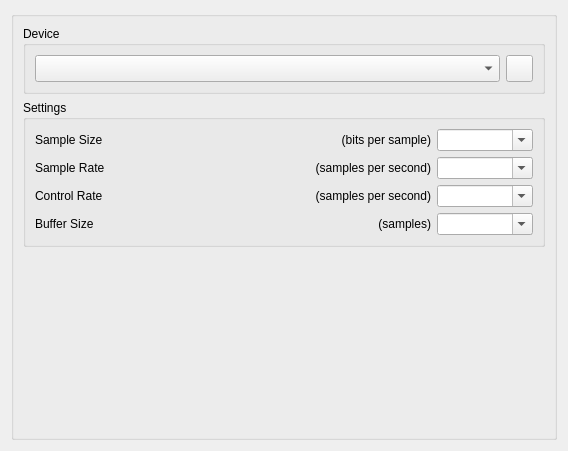
<?xml version="1.0" encoding="UTF-8"?>
<ui version="4.0">
 <class>AudioEngineDialog</class>
 <widget class="QWidget" name="AudioEngineDialog">
  <property name="geometry">
   <rect>
    <x>0</x>
    <y>0</y>
    <width>568</width>
    <height>451</height>
   </rect>
  </property>
  <layout class="QVBoxLayout">
   <item>
    <widget class="QGroupBox" name="groupBox">
     <property name="title">
      <string/>
     </property>
     <layout class="QVBoxLayout">
      <item>
       <widget class="QGroupBox" name="deviceGroupBox">
        <property name="title">
         <string>Device</string>
        </property>
        <layout class="QHBoxLayout">
         <item>
          <layout class="QHBoxLayout" name="deviceLayout" stretch="0,0">
           <property name="spacing">
            <number>6</number>
           </property>
           <item>
            <widget class="QComboBox" name="deviceComboBox">
             <property name="sizePolicy">
              <sizepolicy hsizetype="Preferred" vsizetype="Preferred">
               <horstretch>0</horstretch>
               <verstretch>0</verstretch>
              </sizepolicy>
             </property>
             <property name="frame">
              <bool>true</bool>
             </property>
            </widget>
           </item>
           <item>
            <widget class="QPushButton" name="deviceRefreshPushButton">
             <property name="sizePolicy">
              <sizepolicy hsizetype="Preferred" vsizetype="Preferred">
               <horstretch>0</horstretch>
               <verstretch>0</verstretch>
              </sizepolicy>
             </property>
             <property name="minimumSize">
              <size>
               <width>27</width>
               <height>27</height>
              </size>
             </property>
             <property name="maximumSize">
              <size>
               <width>27</width>
               <height>27</height>
              </size>
             </property>
             <property name="text">
              <string/>
             </property>
             <property name="icon">
              <iconset resource="../../qt_coreplugin/core.qrc">
               <normaloff>:/core/images/reset.png</normaloff>:/core/images/reset.png</iconset>
             </property>
             <property name="iconSize">
              <size>
               <width>16</width>
               <height>16</height>
              </size>
             </property>
            </widget>
           </item>
          </layout>
         </item>
        </layout>
       </widget>
      </item>
      <item>
       <widget class="QGroupBox" name="settingsGroupBox">
        <property name="title">
         <string>Settings</string>
        </property>
        <layout class="QVBoxLayout">
         <item>
          <layout class="QHBoxLayout" name="sampleSizeLayout" stretch="0,0,0,0">
           <property name="spacing">
            <number>6</number>
           </property>
           <item>
            <widget class="QLabel" name="sampleSizeLabel">
             <property name="sizePolicy">
              <sizepolicy hsizetype="Minimum" vsizetype="Fixed">
               <horstretch>0</horstretch>
               <verstretch>0</verstretch>
              </sizepolicy>
             </property>
             <property name="minimumSize">
              <size>
               <width>0</width>
               <height>0</height>
              </size>
             </property>
             <property name="text">
              <string>Sample Size</string>
             </property>
            </widget>
           </item>
           <item>
            <spacer name="sampleSizeSpacer">
             <property name="orientation">
              <enum>Qt::Horizontal</enum>
             </property>
             <property name="sizeHint" stdset="0">
              <size>
               <width>40</width>
               <height>20</height>
              </size>
             </property>
            </spacer>
           </item>
           <item>
            <widget class="QLabel" name="sampleSizeLabel_2">
             <property name="sizePolicy">
              <sizepolicy hsizetype="Minimum" vsizetype="Fixed">
               <horstretch>0</horstretch>
               <verstretch>0</verstretch>
              </sizepolicy>
             </property>
             <property name="text">
              <string>(bits per sample)</string>
             </property>
             <property name="alignment">
              <set>Qt::AlignRight|Qt::AlignTrailing|Qt::AlignVCenter</set>
             </property>
            </widget>
           </item>
           <item>
            <widget class="QComboBox" name="sampleSizeComboBox">
             <property name="sizePolicy">
              <sizepolicy hsizetype="Fixed" vsizetype="Fixed">
               <horstretch>0</horstretch>
               <verstretch>0</verstretch>
              </sizepolicy>
             </property>
             <property name="minimumSize">
              <size>
               <width>96</width>
               <height>0</height>
              </size>
             </property>
             <property name="editable">
              <bool>true</bool>
             </property>
             <property name="insertPolicy">
              <enum>QComboBox::NoInsert</enum>
             </property>
            </widget>
           </item>
          </layout>
         </item>
         <item>
          <layout class="QHBoxLayout" name="sampleRateLayout" stretch="0,0,0,0">
           <property name="spacing">
            <number>6</number>
           </property>
           <item>
            <widget class="QLabel" name="sampleRateLabel">
             <property name="sizePolicy">
              <sizepolicy hsizetype="Minimum" vsizetype="Fixed">
               <horstretch>0</horstretch>
               <verstretch>0</verstretch>
              </sizepolicy>
             </property>
             <property name="minimumSize">
              <size>
               <width>0</width>
               <height>0</height>
              </size>
             </property>
             <property name="text">
              <string>Sample Rate</string>
             </property>
            </widget>
           </item>
           <item>
            <spacer name="sampleRateSpacer">
             <property name="orientation">
              <enum>Qt::Horizontal</enum>
             </property>
             <property name="sizeHint" stdset="0">
              <size>
               <width>40</width>
               <height>20</height>
              </size>
             </property>
            </spacer>
           </item>
           <item>
            <widget class="QLabel" name="sampleRateLabel_2">
             <property name="sizePolicy">
              <sizepolicy hsizetype="Minimum" vsizetype="Fixed">
               <horstretch>0</horstretch>
               <verstretch>0</verstretch>
              </sizepolicy>
             </property>
             <property name="text">
              <string>(samples per second)</string>
             </property>
             <property name="alignment">
              <set>Qt::AlignRight|Qt::AlignTrailing|Qt::AlignVCenter</set>
             </property>
            </widget>
           </item>
           <item>
            <widget class="QComboBox" name="sampleRateComboBox">
             <property name="sizePolicy">
              <sizepolicy hsizetype="Fixed" vsizetype="Fixed">
               <horstretch>0</horstretch>
               <verstretch>0</verstretch>
              </sizepolicy>
             </property>
             <property name="minimumSize">
              <size>
               <width>96</width>
               <height>0</height>
              </size>
             </property>
             <property name="editable">
              <bool>true</bool>
             </property>
             <property name="insertPolicy">
              <enum>QComboBox::NoInsert</enum>
             </property>
            </widget>
           </item>
          </layout>
         </item>
         <item>
          <layout class="QHBoxLayout" name="controlRateLayout" stretch="0,0,0,0">
           <property name="spacing">
            <number>6</number>
           </property>
           <item>
            <widget class="QLabel" name="controlRateLabel">
             <property name="sizePolicy">
              <sizepolicy hsizetype="Minimum" vsizetype="Fixed">
               <horstretch>0</horstretch>
               <verstretch>0</verstretch>
              </sizepolicy>
             </property>
             <property name="minimumSize">
              <size>
               <width>0</width>
               <height>0</height>
              </size>
             </property>
             <property name="text">
              <string>Control Rate</string>
             </property>
            </widget>
           </item>
           <item>
            <spacer name="controlRateSpacer">
             <property name="orientation">
              <enum>Qt::Horizontal</enum>
             </property>
             <property name="sizeHint" stdset="0">
              <size>
               <width>40</width>
               <height>20</height>
              </size>
             </property>
            </spacer>
           </item>
           <item>
            <widget class="QLabel" name="controlRateLabel_2">
             <property name="sizePolicy">
              <sizepolicy hsizetype="Minimum" vsizetype="Fixed">
               <horstretch>0</horstretch>
               <verstretch>0</verstretch>
              </sizepolicy>
             </property>
             <property name="text">
              <string>(samples per second)</string>
             </property>
             <property name="alignment">
              <set>Qt::AlignRight|Qt::AlignTrailing|Qt::AlignVCenter</set>
             </property>
            </widget>
           </item>
           <item>
            <widget class="QComboBox" name="controlRateComboBox">
             <property name="sizePolicy">
              <sizepolicy hsizetype="Fixed" vsizetype="Fixed">
               <horstretch>0</horstretch>
               <verstretch>0</verstretch>
              </sizepolicy>
             </property>
             <property name="minimumSize">
              <size>
               <width>96</width>
               <height>0</height>
              </size>
             </property>
             <property name="editable">
              <bool>true</bool>
             </property>
             <property name="insertPolicy">
              <enum>QComboBox::NoInsert</enum>
             </property>
            </widget>
           </item>
          </layout>
         </item>
         <item>
          <layout class="QHBoxLayout" name="bufferSizeLayout" stretch="0,0,0,0">
           <property name="spacing">
            <number>6</number>
           </property>
           <item>
            <widget class="QLabel" name="bufferSizeLabel">
             <property name="sizePolicy">
              <sizepolicy hsizetype="Minimum" vsizetype="Fixed">
               <horstretch>0</horstretch>
               <verstretch>0</verstretch>
              </sizepolicy>
             </property>
             <property name="minimumSize">
              <size>
               <width>0</width>
               <height>0</height>
              </size>
             </property>
             <property name="text">
              <string>Buffer Size</string>
             </property>
            </widget>
           </item>
           <item>
            <spacer name="bufferSizeSpacer">
             <property name="orientation">
              <enum>Qt::Horizontal</enum>
             </property>
             <property name="sizeHint" stdset="0">
              <size>
               <width>40</width>
               <height>20</height>
              </size>
             </property>
            </spacer>
           </item>
           <item>
            <widget class="QLabel" name="bufferSizeLabel_2">
             <property name="sizePolicy">
              <sizepolicy hsizetype="Minimum" vsizetype="Fixed">
               <horstretch>0</horstretch>
               <verstretch>0</verstretch>
              </sizepolicy>
             </property>
             <property name="text">
              <string>(samples)</string>
             </property>
             <property name="alignment">
              <set>Qt::AlignRight|Qt::AlignTrailing|Qt::AlignVCenter</set>
             </property>
            </widget>
           </item>
           <item>
            <widget class="QComboBox" name="bufferSizeComboBox">
             <property name="sizePolicy">
              <sizepolicy hsizetype="Fixed" vsizetype="Fixed">
               <horstretch>0</horstretch>
               <verstretch>0</verstretch>
              </sizepolicy>
             </property>
             <property name="minimumSize">
              <size>
               <width>96</width>
               <height>0</height>
              </size>
             </property>
             <property name="editable">
              <bool>true</bool>
             </property>
             <property name="insertPolicy">
              <enum>QComboBox::NoInsert</enum>
             </property>
            </widget>
           </item>
          </layout>
         </item>
        </layout>
       </widget>
      </item>
      <item>
       <spacer>
        <property name="orientation">
         <enum>Qt::Vertical</enum>
        </property>
        <property name="sizeHint" stdset="0">
         <size>
          <width>20</width>
          <height>40</height>
         </size>
        </property>
       </spacer>
      </item>
     </layout>
    </widget>
   </item>
  </layout>
 </widget>
 <resources>
  <include location="../../qt_coreplugin/core.qrc"/>
 </resources>
 <connections/>
</ui>
